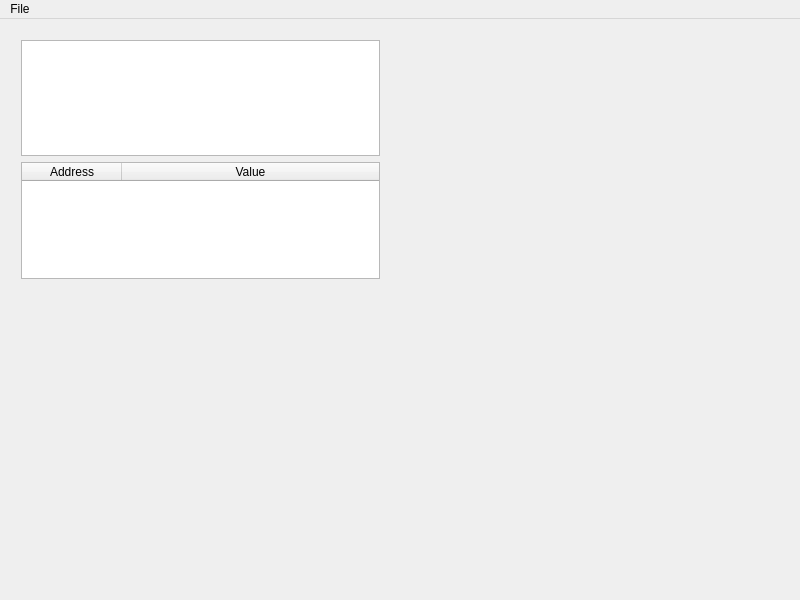
<?xml version="1.0" encoding="UTF-8"?>
<ui version="4.0">
 <class>StackExplorer</class>
 <widget class="QMainWindow" name="StackExplorer">
  <property name="geometry">
   <rect>
    <x>0</x>
    <y>0</y>
    <width>800</width>
    <height>600</height>
   </rect>
  </property>
  <property name="windowTitle">
   <string>Stack Explorer</string>
  </property>
  <widget class="QWidget" name="centralWidget">
   <widget class="QWidget" name="gridLayoutWidget">
    <property name="geometry">
     <rect>
      <x>10</x>
      <y>10</y>
      <width>381</width>
      <height>261</height>
     </rect>
    </property>
    <layout class="QGridLayout" name="gridLayout">
     <item row="0" column="0">
      <widget class="QPlainTextEdit" name="textEdit"/>
     </item>
     <item row="1" column="0">
      <widget class="QTableWidget" name="tableWidget">
       <attribute name="horizontalHeaderStretchLastSection">
        <bool>true</bool>
       </attribute>
       <attribute name="verticalHeaderStretchLastSection">
        <bool>false</bool>
       </attribute>
       <column>
        <property name="text">
         <string>Address</string>
        </property>
       </column>
       <column>
        <property name="text">
         <string>Value</string>
        </property>
       </column>
      </widget>
     </item>
    </layout>
   </widget>
  </widget>
  <widget class="QMenuBar" name="menuBar">
   <property name="geometry">
    <rect>
     <x>0</x>
     <y>0</y>
     <width>800</width>
     <height>24</height>
    </rect>
   </property>
   <widget class="QMenu" name="menuFile">
    <property name="title">
     <string>File</string>
    </property>
    <addaction name="actionOpen"/>
    <addaction name="separator"/>
    <addaction name="actionQuit"/>
   </widget>
   <addaction name="menuFile"/>
  </widget>
  <action name="actionOpen">
   <property name="text">
    <string>Open</string>
   </property>
  </action>
  <action name="actionQuit">
   <property name="text">
    <string>Quit</string>
   </property>
  </action>
 </widget>
 <layoutdefault spacing="6" margin="11"/>
 <resources/>
 <connections/>
</ui>
